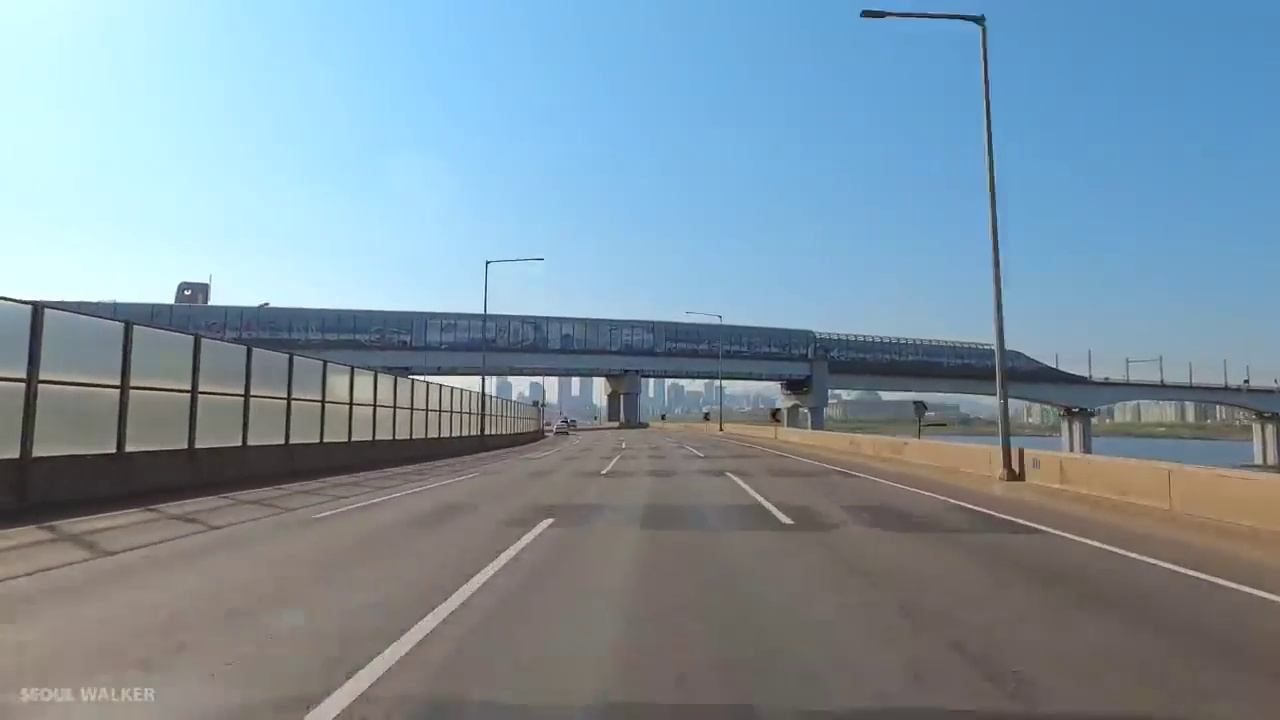
#> input picture resource/set1001/frames_in/140.jpg, 1280 x 720 px, given in place of 0.jpg, which was not available
$ python find-frame-mask.py
#> lines starting #> are read from the running program, lines starting #| are printed output that depends on the picture; after the words box and inside, x2 and y2 are one past the last pixel; in counts of white or black regions, pixels touching at a corner belong together; pictures that were not available may be replaced by others from this repository, and a replacement may not be noted
"""
영상별로 카메라 위치가 달라서, 서로 다른 영상에는 서로 다른 frame mask를 사용해야 한다.
"""

import numpy as np
# [4 lines of commented-out code are left out]
import cv2
import hallym_utils as hu
import matplotlib.pyplot as plt


# 테스트할 사진 경로 및 이름
input_image = "resource/set1001/frames_in/0.jpg"

# 이미지 불러오기
img = cv2.imread(input_image)
#> img is the input picture: shape (720, 1280, 3); mean B, G, R 160.6, 147.4, 126.9

# 이미지 크기 확인
height, width = img.shape[:2]
#> height = 720; width = 1280

# 타겟 이미지 크기를 미리 저장
target_height = hu.target_height
target_width = hu.target_width

if (height != target_height) or (width != target_width):  # 원히는 크기가 아니면
    # 이미지 크기를 원하는 크기로 변경
    img = cv2.resize(img, dsize=(target_width, target_height))
#> img: shape (270, 480, 3)

# frame mask에 사용할 4개의 좌표값
k_alpha, k_beta, k_gamma = 50, min([210,int(target_width/2)]), 0.6
mask_left_bottom = [k_alpha, target_height]
mask_left_top = [k_beta, int(target_height * k_gamma)]
mask_right_top = [target_width-k_beta, int(target_height * k_gamma)]
mask_right_bottom = [target_width-k_alpha, target_height]

# create a zero array
stencil = np.zeros_like(img[:,:,0])

# specify coordinates of the polygon
polygon = np.array([mask_left_bottom, mask_left_top, mask_right_top, mask_right_bottom])

# fill polygon with ones
cv2.fillConvexPoly(stencil, polygon, 1)
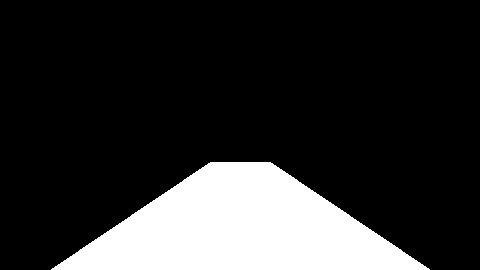
#> stencil: shape (270, 480); values 0 (black) and 1 (white), 18.4% white; 1 white region, box (x1, y1, x2, y2) and area: (51, 162, 430, 270) 23812

# 결과를 화면에 표시 : 아무것도 없는 화면에 다각형의 흰색 + 나머지 검은색 생성
# plot polygon
#plt.figure(figsize=(10,10))
#plt.imshow(stencil, cmap= "gray")
#plt.show()

# 이렇게 생성한 다각형을, 실제 도로 사진 위에 덮기
# apply polygon as a mask on the frame
img = cv2.bitwise_and(img[:,:,0], img[:,:,0], mask=stencil)
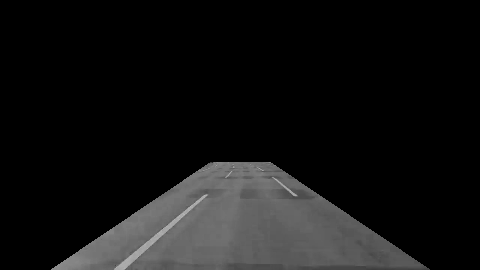
#> img: shape (270, 480); min 0, max 185, mean 19

# plot masked frame
plt.figure(figsize=(10,10))
plt.imshow(img, cmap= "gray")
plt.show()

print('done')

$ run again, on resource/set1001/frames_in/16.jpg
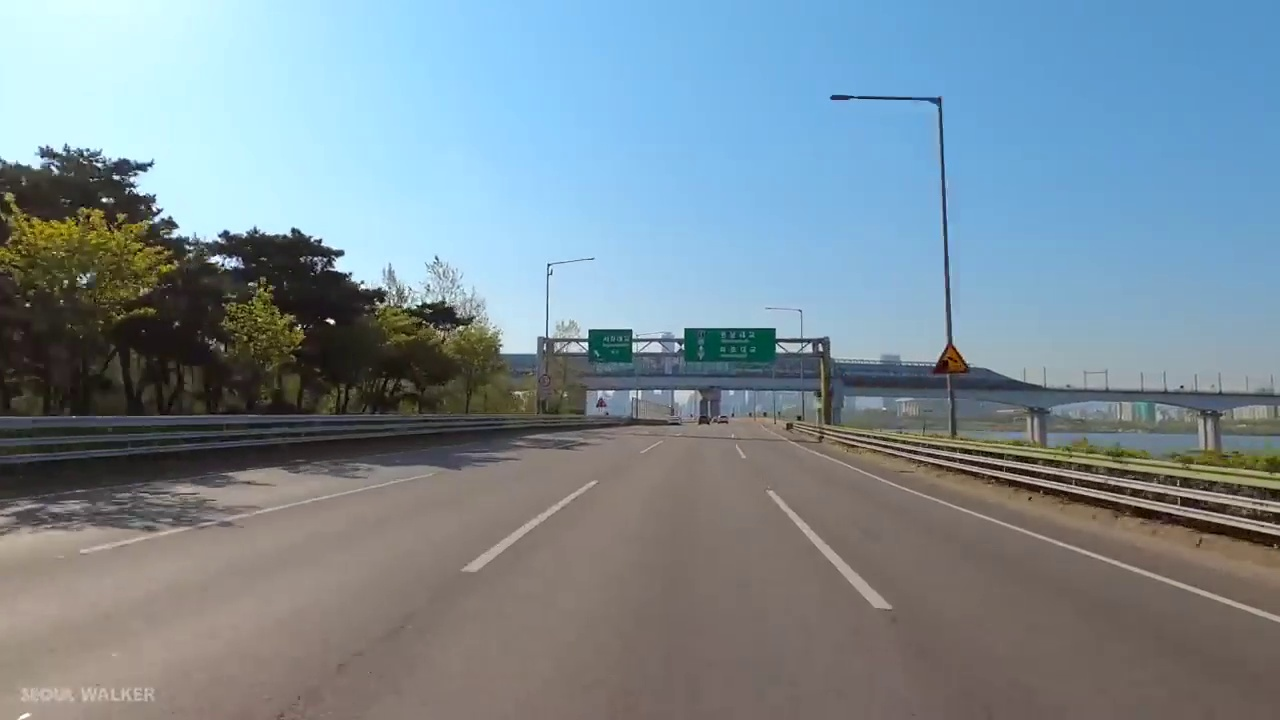
#> input picture resource/set1001/frames_in/16.jpg, 1280 x 720 px, given in place of 0.jpg, which was not available
#> img is the input picture: shape (720, 1280, 3); mean B, G, R 150.4, 140.5, 123.3
#> stencil: shape (270, 480); values 0 (black) and 1 (white), 18.4% white; 1 white region, box (x1, y1, x2, y2) and area: (51, 162, 430, 270) 23812
#> `img = cv2.bitwise_and(img[:,:,0], img[:,:,0], mask=stencil)`:
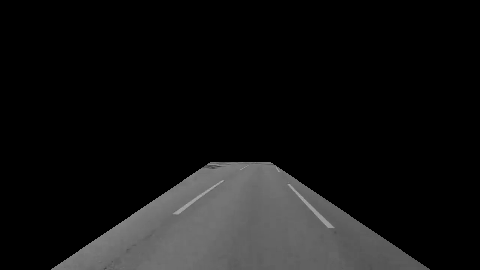
#> img: shape (270, 480); min 0, max 174, mean 19.5
